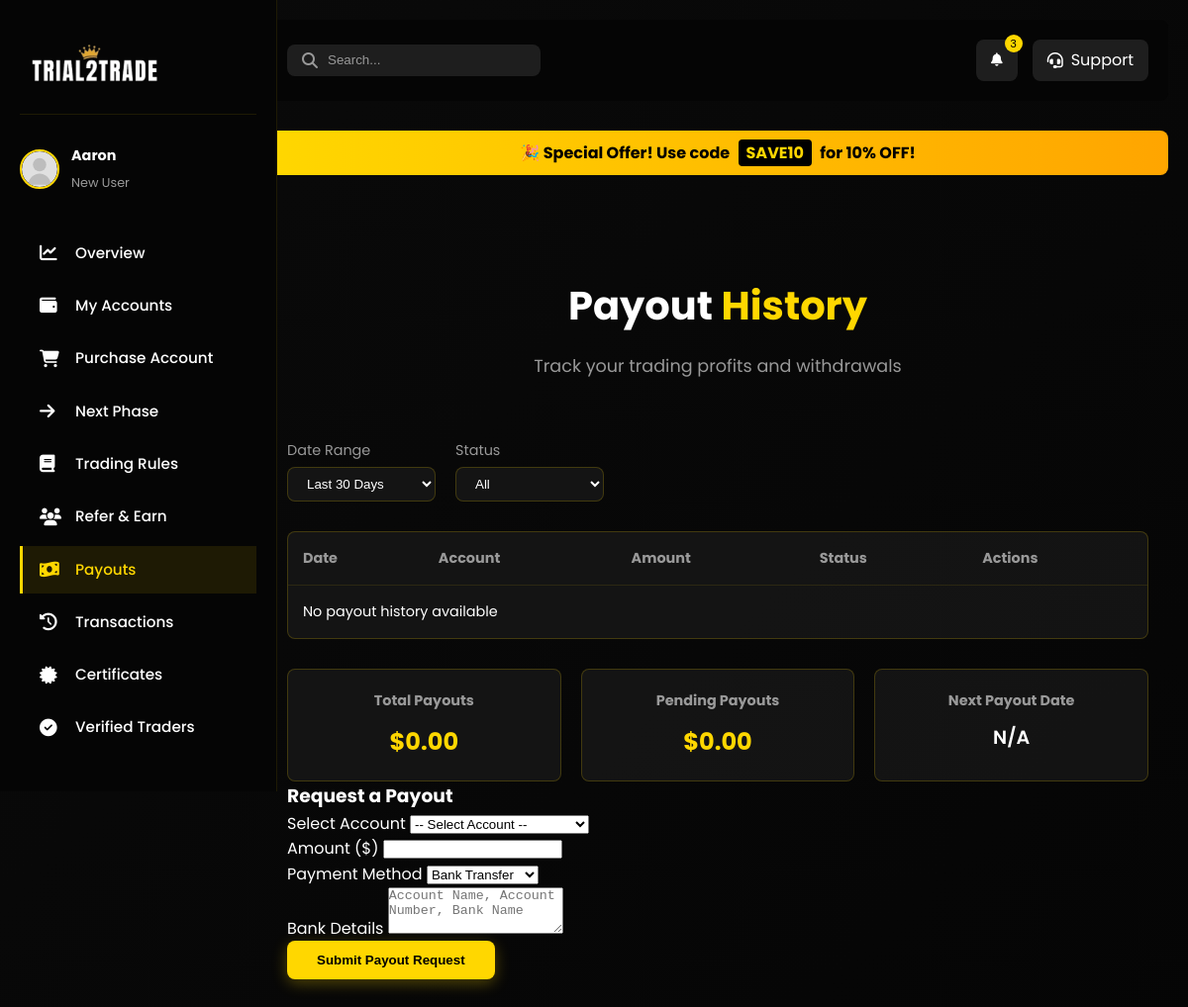
Page /dashboard-payouts/ (signed in) on the committed database.
### main/models.py (models this page shows, shortened)
class CustomUser(AbstractUser):
    first_name = models.CharField(max_length=20)
    last_name = models.CharField(max_length=20)
    username = models.CharField(max_length=20, unique=True)
    email = models.EmailField(unique=True)
    phone_number = models.CharField(max_length=15, null=True, unique=True)
    email_verification_code = models.CharField(max_length=6, blank=True, null=True)
    email_verification_expires = models.DateTimeField(blank=True, null=True)
    verification_code = models.CharField(max_length=6, null=True, blank=True)
    verification_code_expires = models.DateTimeField(null=True, blank=True)
    password_reset_code = models.CharField(max_length=6, blank=True, null=True)
    password_reset_expires = models.DateTimeField(blank=True, null=True)
    referral_code = models.CharField(max_length=20, unique=True, blank=True, null=True)
    referred_by = models.ForeignKey('self', on_delete=models.SET_NULL, null=True, blank=True, related_name='referrals')
    USERNAME_FIELD = 'email'
    REQUIRED_FIELDS = ['username']
    class Meta:
        verbose_name = 'User'
        verbose_name_plural = 'Users'

class DiscountCode(models.Model):
    code = models.CharField(max_length=50, unique=True)
    percentage = models.PositiveIntegerField(default=0)
    is_active = models.BooleanField(default=True)
    created_at = models.DateTimeField(auto_now_add=True)

### main/views.py (the view, shortened to what this page needs)
# urls.py: path('dashboard-payouts/', views.dashboard_payouts, name='dashboard_payouts'),
@login_required(login_url='/login_user')
def dashboard_payouts(request):
    eligible_accounts = MT5Account.objects.filter(user=request.user, status='active')
    payouts = Payout.objects.filter(user=request.user).order_by('-created_at')
    return render(request, 'main/dashboard-payouts.html', {
        'accounts': eligible_accounts,
        'payouts': payouts,
        'global_alert': get_active_global_alert(),
    })

### main/context_processors.py (called while the page is built)
def active_discount_code(request):
    active_code = DiscountCode.objects.filter(is_active=True).order_by('-created_at').first()
    return {'active_discount_code': active_code}

### main/views.py (called while the page is built)
def get_active_global_alert():
    try:
        from .models import GlobalAlert
        return GlobalAlert.objects.filter(is_active=True).order_by('-created_at').first()
    except Exception:
        return None

### main/templates/main/dashboard-payouts.html (shortened to what this page needs)
{% load static %}
<!DOCTYPE html>
<html lang="en">
<head>
    <link rel="stylesheet" href="{% static 'css/style.css' %}">
    <link rel="stylesheet" href="{% static 'css/dashboard.css' %}">
    <link rel="stylesheet" href="{% static 'css/dashboard-nav.css' %}">
    <link rel="stylesheet" href="https://cdnjs.cloudflare.com/ajax/libs/font-awesome/6.4.0/css/all.min.css">
    <link rel="stylesheet" href="{% static 'css/mobile-nav.css' %}">
</head>
<body>
    <nav class="dashboard-nav">
        <div class="nav-logo">
            <img src="{% static 'images/logob.png' %}" alt="Trial2Trade Logo" style="width: 130px; height: 75px;">
        </div>
            <div class="user-info">
                <img src="{% static 'images/avatar-placeholder.svg' %}" alt="User Avatar" class="avatar">
                <div class="user-details">
                    <h4 class="user-name">{{ request.user.first_name|default:request.user.username }}</h4>
                    <span class="user-status">{% if user_accounts %}Active Trader{% else %}New User{% endif %}</span>
                </div>
            </div>
        <div class="nav-menu">
            <a href="{% url 'index' %}" class="nav-item ">
                <i class="fas fa-chart-line"></i>
                <span>Overview</span>
            </a>
            <a href="{% url 'dashboard_accounts' %}" class="nav-item">
                <i class="fas fa-wallet"></i>
                <span>My Accounts</span>
            </a>
            <a href="{% url 'dashboard_purchase' %}" class="nav-item">
                <i class="fas fa-shopping-cart"></i>
                <span>Purchase Account</span>
            </a>
            <a href="{% url 'dashboard_next_phase' %}" class="nav-item">
                <i class="fas fa-arrow-right"></i>
                <span>Next Phase</span>
            </a>
            <a href="{% url 'dashboard_rules' %}" class="nav-item">
                <i class="fas fa-book"></i>
                <span>Trading Rules</span>
            </a>
            <a href="{% url 'dashboard_referral' %}" class="nav-item">
                <i class="fas fa-users"></i>
                <span>Refer & Earn</span>
            </a>
            <a href="{% url 'dashboard_payouts' %}" class="nav-item active">
                <i class="fas fa-money-bill-wave"></i>
                <span>Payouts</span>
            </a>
            <a href="{% url 'dashboard_transactions' %}" class="nav-item">
                <i class="fas fa-history"></i>
                <span>Transactions</span>
            </a>
            <a href="{% url 'dashboard_certificates' %}" class="nav-item">
                <i class="fas fa-certificate"></i>
                <span>Certificates</span>
            </a>
            <a href="{% url 'dashboard_verified_traders' %}" class="nav-item">
                <i class="fas fa-check-circle"></i>
                <span>Verified Traders</span>
            </a>
            <a href="{% url 'logout_user' %}" class="logout-btn">
                <span>Logout</span>
            </a>
        </div>
    </nav>
    <main class="dashboard-content">
        <header class="dashboard-header">
            <div class="header-search">
                <i class="fas fa-search"></i>
                <input type="text" placeholder="Search...">
            </div>
            <div class="header-actions">
                <button class="notification-btn">
                    <i class="fas fa-bell"></i>
                    <span class="notification-badge">3</span>
                </button>
                <a href="mailto:info@trial2trade.com" class="support-btn">
                    <i class="fas fa-headset"></i>
                    <span>Support</span>
                </a>
            </div>
        </header>
        {% if active_discount_code %}
        <div class="discount-banner" style="background: linear-gradient(90deg, #FFD700, #FFA500); color: #000; padding: 10px; text-align: center; font-weight: bold; margin-bottom: 20px; border-radius: 8px; margin-top: 20px;">
            🎉 Special Offer! Use code <span style="background: #000; color: #FFD700; padding: 2px 8px; border-radius: 4px; margin: 0 5px;">{{ active_discount_code.code }}</span> for {{ active_discount_code.percentage }}% OFF!
        </div>
        {% endif %}
        <section class="dashboard-section active">
            <div class="section-header">
                <h2>Payout <span class="highlight">History</span></h2>
                <p>Track your trading profits and withdrawals</p>
            </div>
            <div class="payouts-container">
                <div class="payouts-filters">
                    <div class="filter-group">
                        <label>Date Range</label>
                        <select>
                            <option>Last 30 Days</option>
                        </select>
                    </div>
                    <div class="filter-group">
                        <label>Status</label>
                        <select>
                            <option>All</option>
                        </select>
                    </div>
                </div>
                <div class="payouts-table">
                    <table>
                        <thead>
                            <tr>
                                <th>Date</th>
                                <th>Account</th>
                                <th>Amount</th>
                                <th>Status</th>
                                <th>Actions</th>
                            </tr>
                        </thead>
                        <tbody>
                            {% if payouts %}
                                {% for payout in payouts %}
                                <tr>
                                    <td>{{ payout.created_at|date:"M d, Y" }}</td>
                                    <td>${{ payout.account.account_size }} Account</td>
                                    <td>${{ payout.amount|floatformat:2 }}</td>
                                    <td><span class="status {{ payout.status }}">{{ payout.get_status_display }}</span></td>
                                    <td>
                                        {% if payout.status == 'completed' %}
                                        <button class="btn icon-btn">
                                            <i class="fas fa-download"></i>
                                        </button>
                                        {% else %}
                                        <button class="btn icon-btn">
                                            <i class="fas fa-eye"></i>
                                        </button>
                                        {% endif %}
                                    </td>
                                </tr>
                                {% endfor %}
                            {% else %}
                                <tr>
                                    <td colspan="5" class="no-data">No payout history available</td>
                                </tr>
                            {% endif %}
                        </tbody>
                    </table>
                </div>
                <div class="payouts-summary">
                    <div class="summary-card">
                        <h4>Total Payouts</h4>
                        <p class="amount">${{ total_payouts|floatformat:2|default:"0.00" }}</p>
                    </div>
                    <div class="summary-card">
                        <h4>Pending Payouts</h4>
                        <p class="amount">${{ pending_payouts|floatformat:2|default:"0.00" }}</p>
                    </div>
                    <div class="summary-card">
                        <h4>Next Payout Date</h4>
                        <p class="date">{% if next_payout_date %}{{ next_payout_date|date:"M d, Y" }}{% else %}N/A{% endif %}</p>
                    </div>
                </div>
                <div class="payout-request-form">
                    <h3>Request a Payout</h3>
                    <form method="post" action="{% url 'dashboard_payouts' %}">
                        <div class="form-group">
                            <label for="account_id">Select Account</label>
                            <select name="account_id" id="account_id" required>
                                <option value="">-- Select Account --</option>
                            </select>
                        </div>
                        <div class="form-group">
                            <label for="amount">Amount ($)</label>
                            <input type="number" name="amount" id="amount" step="0.01" min="100" required>
                        </div>
                        <div class="form-group">
                            <label for="payment_method">Payment Method</label>
                            <select name="payment_method" id="payment_method" required>
                                <option value="bank_transfer">Bank Transfer</option>
                            </select>
                        </div>
                        <div id="bank_fields" class="form-group" style="display:none;">
                            <label for="bank_details">Bank Details</label>
                            <textarea name="bank_details" id="bank_details" rows="3" placeholder="Account Name, Account Number, Bank Name" ></textarea>
                        </div>
                        <button type="submit" class="btn primary-btn">Submit Payout Request</button>
                    </form>
                </div>
            </div>
        </section>
    </main>
</body>
</html>

### main/static/css/style.css (style rules this page uses)
:root { --primary-color: #FFD700; --primary-light: #FFEB99; --primary-dark: #D4AF37; --secondary-color: #000000; --secondary-light: #333333; --secondary-dark: #000000; --text-light: #FFFFFF; --text-dark: #000000; --text-muted: #999999; --background-dark: #0A0A0A; --background-darker: #050505; --background-light: #1A1A1A; --background-gradient: linear-gradient(135deg, var(--background-dark) 0%, var(--background-darker) 100%); --card-bg: rgba(26, 26, 26, 0.7); --card-border: 1px solid rgba(255, 215, 0, 0.2); --card-shadow: 0 8px 32px rgba(0, 0, 0, 0.5); --success: #4CAF50; --warning: #FFC107; --danger: #F44336; --info: #2196F3; --border-radius-sm: 4px; --border-radius: 8px; --border-radius-lg: 16px; --transition-fast: 0.2s ease; --transition-normal: 0.3s ease; --transition-slow: 0.5s ease; --glow-effect: 0 0 10px rgba(255, 215, 0, 0.5), 0 0 20px rgba(255, 215, 0, 0.3); }
* { margin: 0; padding: 0; box-sizing: border-box; }
html { scroll-behavior: smooth; }
body { font-family: 'Poppins', sans-serif; background: var(--background-gradient); color: var(--text-light); line-height: 1.6; overflow-x: hidden; }
a { text-decoration: none; color: var(--text-light); transition: var(--transition-fast); }
img { max-width: 100%; height: auto; }
section { padding: 80px 20px; position: relative; }
.section-header { text-align: center; margin-bottom: 60px; }
.section-header h2 { font-size: 2.5rem; font-weight: 700; margin-bottom: 15px; position: relative; display: inline-block; }
.section-header p { font-size: 1.1rem; color: var(--text-muted); max-width: 700px; margin: 0 auto; }
.highlight { color: var(--primary-color); position: relative; }
.highlight::after { content: ''; position: absolute; bottom: -5px; left: 0; width: 100%; height: 2px; background: var(--primary-color); transform: scaleX(0); transform-origin: right; transition: transform 0.5s ease; }
.btn { display: inline-block; padding: 12px 30px; border-radius: var(--border-radius); font-weight: 600; text-align: center; cursor: pointer; transition: var(--transition-normal); border: none; outline: none; position: relative; overflow: hidden; z-index: 1; }
.btn::before { content: ''; position: absolute; top: 0; left: -100%; width: 100%; height: 100%; background: rgba(255, 255, 255, 0.1); transition: var(--transition-normal); z-index: -1; }
.primary-btn { background: var(--primary-color); color: var(--text-dark); box-shadow: 0 4px 15px rgba(255, 215, 0, 0.3); }
.nav-item { font-weight: 500; position: relative; padding: 5px 0; }
.nav-item::after { content: ''; position: absolute; bottom: 0; left: 0; width: 100%; height: 2px; background: var(--primary-color); transform: scaleX(0); transform-origin: right; transition: transform 0.3s ease; }
.amount { font-size: 2rem; font-weight: 700; color: var(--primary-color); }

### main/static/css/dashboard-nav.css (style rules this page uses)
.dashboard-nav { position: fixed; left: 0; top: 0; height: 100vh; width: 250px; background: #1a1a1a; padding: 20px; transition: all 0.3s ease; z-index: 1000; }
.nav-logo { display: flex; align-items: center; padding: 10px; margin-bottom: 30px; }
.nav-logo img { width: 40px; height: 40px; }
.nav-item { margin-bottom: 5px; }
.dashboard-content { margin-left: 250px; padding: 20px; transition: all 0.3s ease; }

### main/static/css/mobile-nav.css (style rules this page uses)
.dashboard-nav { width: 280px; background: var(--background-darker); border-right: 1px solid rgba(255, 215, 0, 0.1); display: flex; flex-direction: column; height: 100vh; z-index: 1000; }
.nav-menu { padding: 20px 0; flex-grow: 1; overflow-y: auto; }
.nav-item { display: flex; align-items: center; padding: 12px 20px; color: var(--text-light); text-decoration: none; transition: var(--transition-fast); position: relative; }
.nav-item i { width: 24px; margin-right: 12px; font-size: 1.1rem; }
.nav-item span { font-size: 0.95rem; display: block; }

### rows in the picture
CustomUser: user.first_name "Aaron"
DiscountCode: code "SAVE10", percentage "10"

### other values in the picture
{{ total_payouts|floatformat:2|default:"0.00" }} "0.00"
{{ pending_payouts|floatformat:2|default:"0.00" }} "0.00"
